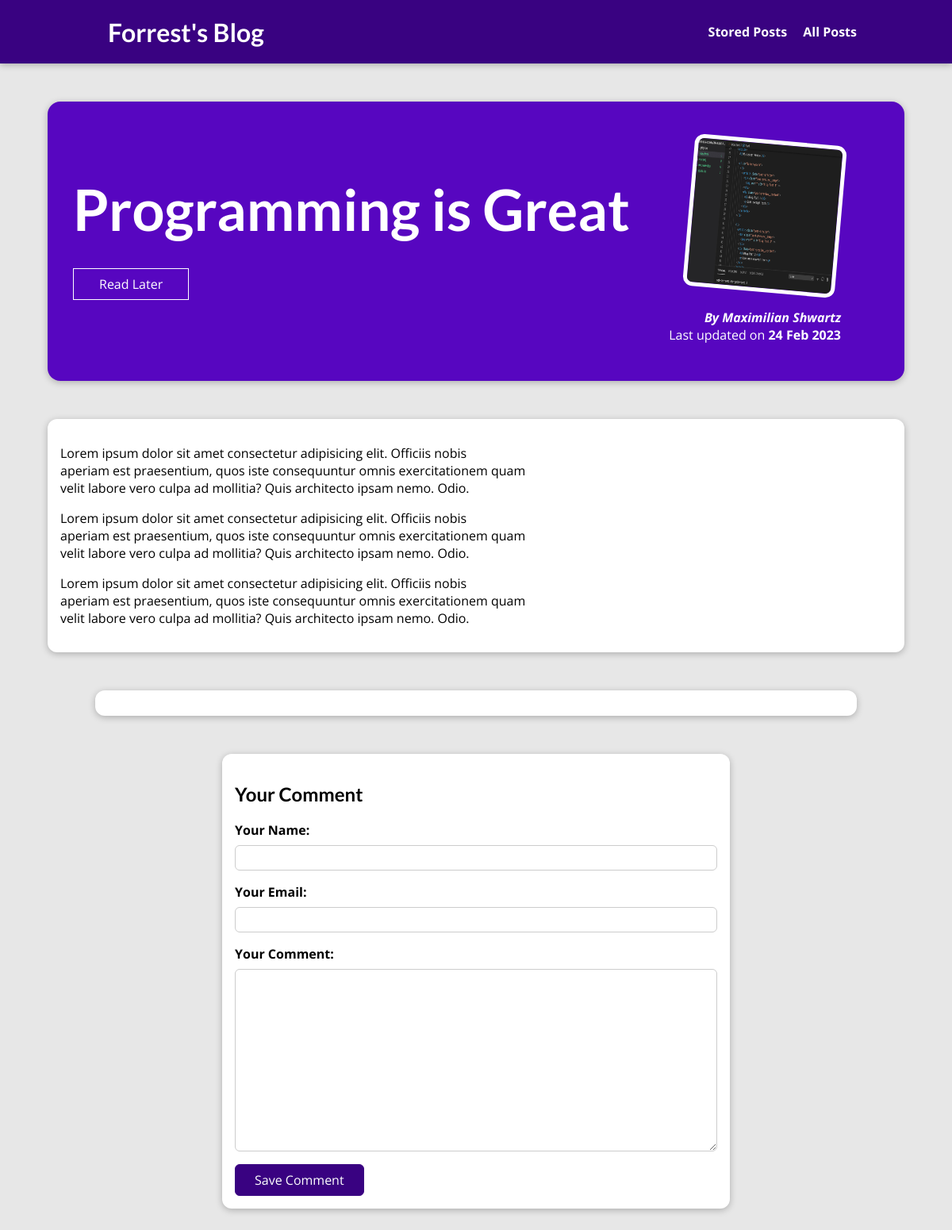
Page /posts/programming-is-fun on the committed database.
### blog/models.py (models this page shows, shortened)
class Post(models.Model):
    slug = models.SlugField(unique=True, default="", null=False, blank=True)
    image = models.ImageField(upload_to="posts", null=True)#image_name = models.CharField(default="none", max_length=100)
    author = models.ForeignKey(Author, on_delete=models.SET_NULL,
                               null=True, related_name="posts")
    date = models.DateField(auto_now=True)#, default="")#auto_now=True)
    title = models.CharField(max_length=150)
    excerpt = models.CharField(max_length=200)
    content = models.TextField()#validators=[MinLengthValidator=(10)])    #CharField(max_length=500)
    tags = models.ManyToManyField(Tag)

class Author(models.Model):
    first_name = models.CharField(max_length=100)
    last_name = models.CharField(max_length=100)
    email_address = models.EmailField()#default="none")
    def __str__(self):
        return f"{self.first_name} {self.last_name}"

### blog/views.py (the view, shortened to what this page needs)
# urls.py: path("posts/<slug:slug>", views.SinglePostView.as_view(),
class SinglePostView(View):
    def is_stored_post(self, request, post_id):
        stored_posts = request.session.get("stored_posts")
        if stored_posts is not None:
            is_saved_for_later = post_id in stored_posts
        else:
            is_saved_for_later = False
        return is_saved_for_later
    def get(self, request, slug):
        post = Post.objects.get(slug=slug)
        context = {
            "post": post,
            "post_comment": post.tags.all(),
            "comment_form": CommentForm(),
            "comments": post.comment.all().order_by("-id"),
            "saved_for_later": self.is_stored_post(request, post.id)
        }
        return render(request, "blog/post-detail.html", context)

### blog/forms.py
class CommentForm(forms.ModelForm):
    class Meta:
        model = Comment
        exclude = ["post"]
        labels = {
            "user_name": "Your Name",
            "user_email": "Your Email",
            "text": "Your Comment"
        }

### blog/templates/blog/post-detail.html (shortened to what this page needs)
{% extends "base.html" %}
{% load static %}
{% block css_files %}
    <link rel="stylesheet" href="{% static "blog/post-details.css"%}" />
{% endblock %}
{% block content %}
    <section id="summary">
        <h2>{{ post.title }}</h2>
        <div id="read-later">
            <form action="{% url "read-later" %}" method="POST">
                <button>
                {% if saved_for_later %}
                    Remove from "read later" list
                {% else %}
                    Read Later
                {% endif %}
                </button>
            </form>
        </div>
        <article>
            <img src="{{ post.image.url }}" alt="{{ post.title }}" />
            <address>By <a href="mailto:{{ post.author.email_address }}">{{ post.author|title }}</a></address>
            <div>
                Last updated on <time>{{ post.date |date:"d M Y"}}</time>
            </div>
        </article>
    </section>
    <main>
       {{ post.content|linebreaks }}
    </main>
    <section id="comments">
    </section>
    <section id="comment-form">
        <h2>Your Comment</h2>
        <form action="{% url "post_detail_page" post.slug %}" method="POST">
            {% for form_field in comment_form %}
            <div class="form-control {% if form_field.errors %}invalid{% endif %}">
                {{ form_field.label_tag }}
                {{ form_field }}
            </div>
            {% endfor %}
            <button>Save Comment</button>
        </form>
    </section>
{% endblock %}

### static/app.css (style rules this page uses)
* { box-sizing: border-box; }
html { font-family: 'Open Sans', 'Lato', sans-serif; }
body { margin: 0; }
h1, h2, h3 { font-family: 'Lato', sans-serif; font-weight: bold; }

### blog/static/blog/post-details.css (style rules this page uses)
body { background-color: #e7e7e7; }
#summary { margin: 8rem auto 3rem auto; padding: 2rem; width: 90%; max-width: 90rem; border-radius: 16px; background-color: #5706c0; position: relative; box-shadow: 0 2px 8px rgba(0, 0, 0, 0.25); height: 22rem; }
#summary h2 { color: white; font-size: 4.5rem; margin-bottom: 0.25rem; }
#summary article { position: absolute; top: 2rem; right: 3rem; padding: 1rem 2rem; border-radius: 12px; text-align: right; color: white; }
#summary article img { width: 12rem; height: 12rem; border-radius: 12px; transform: rotateZ(5deg); border: 5px solid white; margin-bottom: 1rem; }
#summary address { font-weight: bold; }
#summary a { color: white; text-decoration: none; }
#summary time { font-weight: bold; }
#read-later { margin: 2rem 0; }
#read-later button { background-color: transparent; border: 1px solid white; padding: 0.5rem 2rem; font: inherit; color: white; cursor: pointer; }
main { width: 90%; max-width: 90rem; margin: 3rem auto; background-color: white; padding: 1rem; border-radius: 12px; box-shadow: 0 2px 8px rgba(0, 0, 0, 0.25); }
#comment-form { margin: 3rem auto; width: 90%; max-width: 40rem; border-radius: 12px; background-color: white; box-shadow: 0 2px 8px rgba(0, 0, 0, 0.25); padding: 1rem; }
#comment-form button { font: inherit; background-color: #390281; color: white; border: 1px solid #390281; padding: 0.5rem 1.5rem; border-radius: 6px; cursor: pointer; }
.form-control { margin-bottom: 1rem; }
.form-control label { font-weight: bold; margin-bottom: 0.5rem; display: block; }
.form-control input, .form-control textarea { display: block; width: 100%; font: inherit; padding: 0.25rem; border-radius: 6px; border: 1px solid #ccc; }
#comments { margin: 3rem auto; width: 90%; max-width: 60rem; border-radius: 12px; background-color: white; box-shadow: 0 2px 8px rgba(0, 0, 0, 0.25); padding: 1rem 2rem; }

### rows in the picture
Post: title "Programming is Great", image (picture), author "Maximilian Shwartz", date "24 Feb 2023", content "Lorem ipsum dolor sit amet consectetur adipisicing elit. Officiis nobis aperiam est praesentium, quos iste consequuntur omnis exercitationem quam velit labore vero culpa ad mollitia? Quis architecto ipsam nemo. Odio. Lorem ipsum dolor sit amet consectetur adipisicing elit. Officiis nobis aperiam est praesentium, quos iste consequuntur omnis exercitationem quam velit labore vero culpa ad mollitia? Quis architecto ipsam nemo. Odio. Lorem ipsum dolor sit amet consectetur adipisicing elit. Officiis nobis aperiam est praesentium, quos iste consequuntur omnis exercitationem quam velit labore vero culpa ad mollitia? Quis architecto ipsam nemo. Odio."
